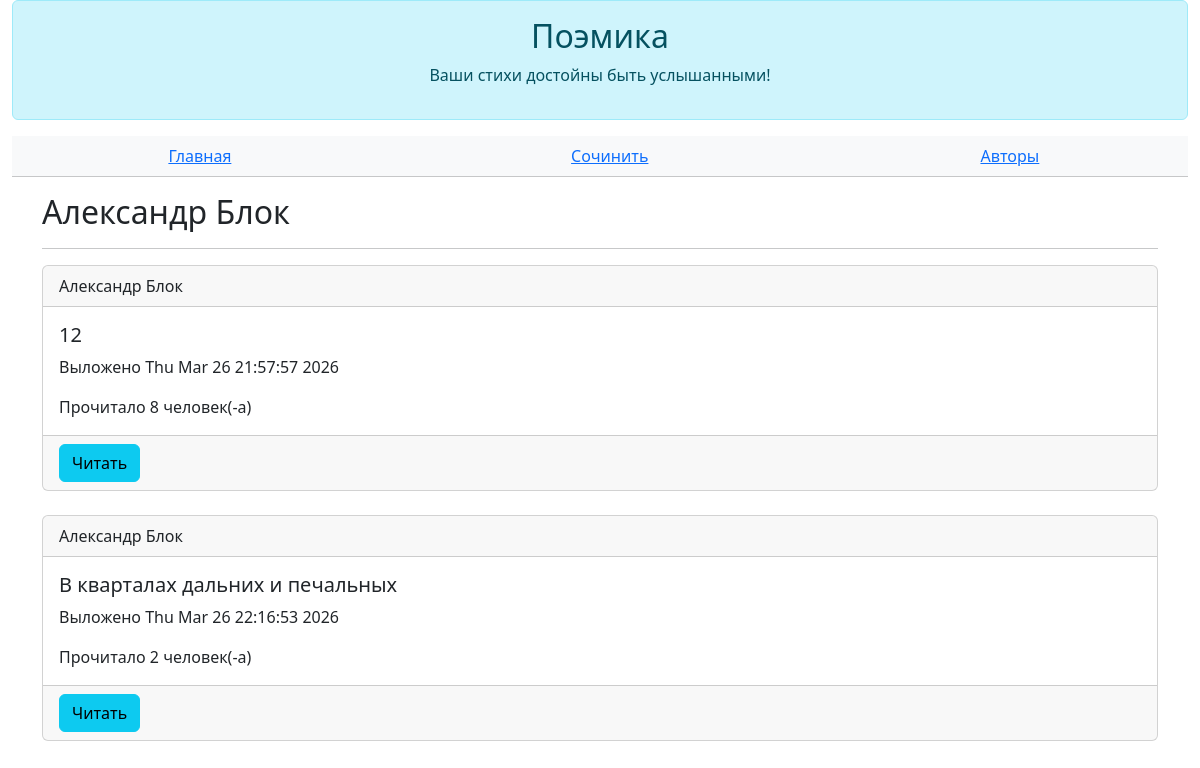
Page /authors/2 on the earlier database version.
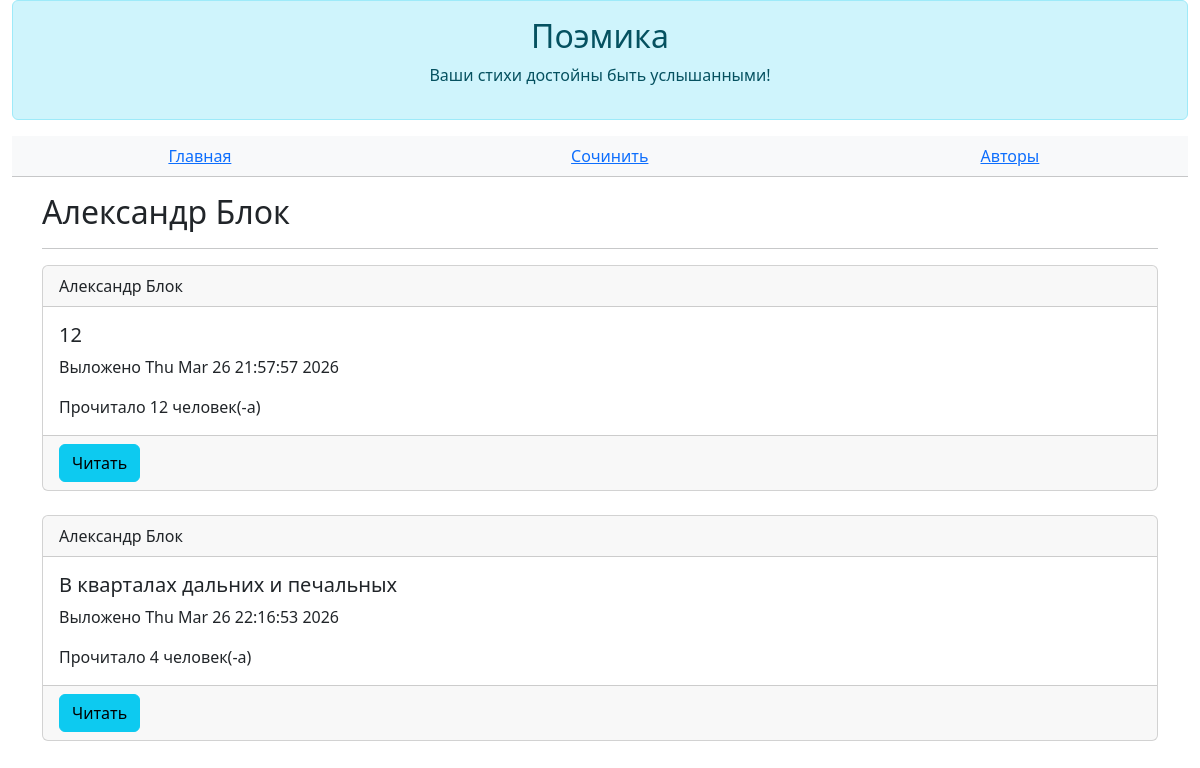
Same page on the later database version.
### data/all_models.py (models this page shows)
class Poem(SqlAlchemyBase, SerializerMixin):
    __tablename__ = "poems"
    id = sqlalchemy.Column(sqlalchemy.Integer, primary_key=True, autoincrement=True)
    author_id = sqlalchemy.Column(sqlalchemy.Integer, sqlalchemy.ForeignKey(User.id))
    author = orm.relationship("User")
    title = sqlalchemy.Column(sqlalchemy.String(25))
    body = sqlalchemy.Column(sqlalchemy.Text)
    read_count = sqlalchemy.Column(sqlalchemy.Integer, default=0)
    is_private = sqlalchemy.Column(sqlalchemy.Boolean, default=True)
    created = sqlalchemy.Column(sqlalchemy.DateTime, default=datetime.datetime.now())

class User(SqlAlchemyBase, UserMixin, SerializerMixin):
    __tablename__ = "users"
    id = sqlalchemy.Column(sqlalchemy.Integer, primary_key=True, autoincrement=True)
    login = sqlalchemy.Column(sqlalchemy.String)
    name = sqlalchemy.Column(sqlalchemy.String)
    email = sqlalchemy.Column(sqlalchemy.String, unique=True)
    description = sqlalchemy.Column(sqlalchemy.Text)
    hashed_password = sqlalchemy.Column(sqlalchemy.String)
    poems = orm.relationship("Poem", back_populates="author")

### main.py (the view)
@app.route("/authors/<author_id>")
def author(author_id):
    author = db.get(User, author_id)
    if author:
        poems = db.query(Poem).filter(Poem.author == author).all()
        return flask.render_template("author.html", author=author, poems=poems)

### templates/author.html (shortened to what this page needs)
{% extends 'base.html' %}
{% block _header %}
    <table class="table table-light text-center">
        <tbody>
            <tr>
                <td>
                    <a href="/">Главная</a>
                </td>
                <td>
                    <a href="/poem/create">Сочинить</a>
                </td>
                <td>
                    <a href="/authors">Авторы</a>
                </td>
            </tr>
        </tbody>
    </table>
{% endblock %}
{% block _body %}
    <h2>{{author.login}}</h2>
    <hr/>
    {% for poem in poems %}
        {% if not poem.is_private%}
            <div class="card">
                <div class="card-header">
                    {{poem.author.login}}
                </div>
                <div class="card-body">
                    <h5 class="card-title">{{poem.title}}</h5>
                    <p class="card-text">Выложено {{poem.created.ctime()}}</p>
                    <p class="card-text">Прочитало {{poem.read_count}} человек(-а)</p>
                </div>
                <div class="card-footer">
                    <button class="btn btn-info" onclick="location.href='/poem/read/{{poem.id}}'">Читать</button>
                </div>
            </div>
            <br/>
        {% endif %}
    {% endfor %}
{% endblock %}

Differences in the rows shown:
changed Poem "Thu Mar 26 21:57:57 2026": read_count "8" → "12"
changed Poem "В кварталах дальних и печальных": read_count "2" → "4"
